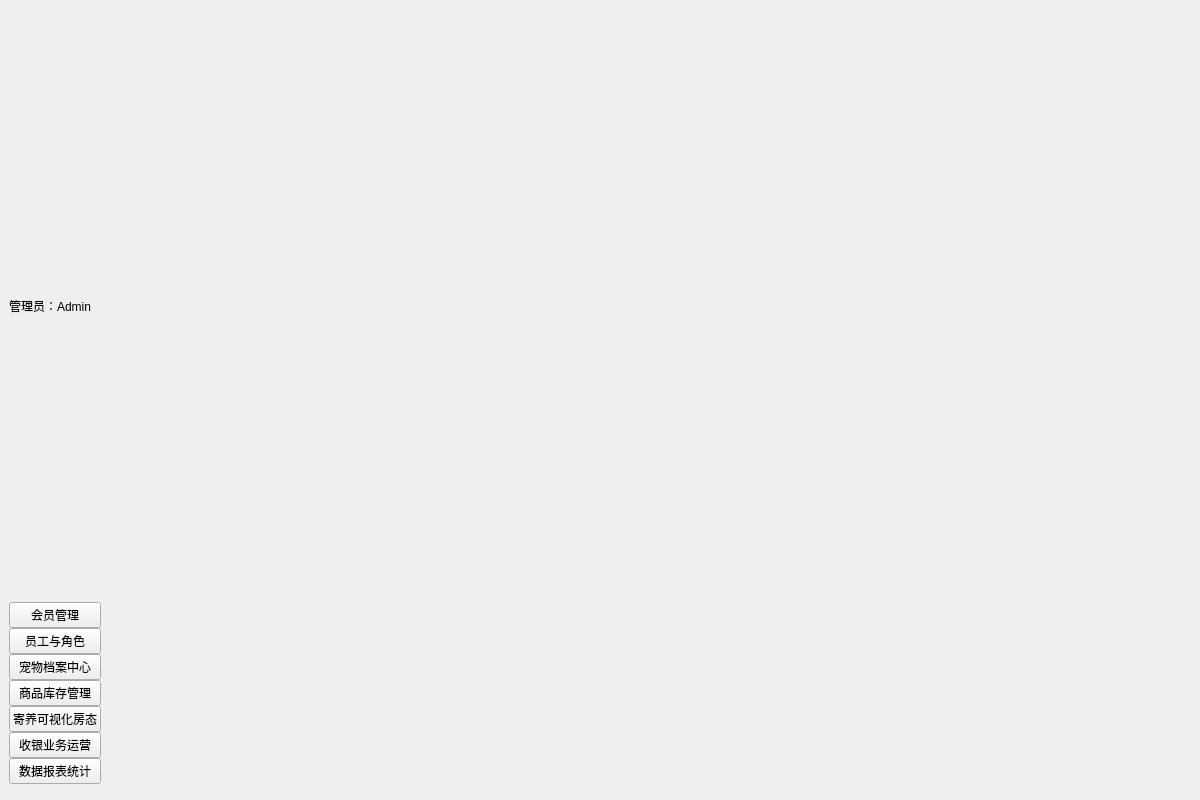
<?xml version="1.0" encoding="UTF-8"?>
<ui version="4.0">
 <class>MainWindow</class>
 <widget class="QMainWindow" name="MainWindow">
  <property name="geometry">
   <rect>
    <x>0</x>
    <y>0</y>
    <width>1200</width>
    <height>800</height>
   </rect>
  </property>
  <widget class="QWidget" name="centralwidget">
   <layout class="QHBoxLayout" name="mainLayout">
    <property name="spacing">
     <number>0</number>
    </property>
    <property name="leftMargin">
     <number>0</number>
    </property>
    <property name="topMargin">
     <number>0</number>
    </property>
    <property name="rightMargin">
     <number>0</number>
    </property>
    <property name="bottomMargin">
     <number>0</number>
    </property>
    <item>
     <widget class="QWidget" name="sidebar" native="true">
      <layout class="QVBoxLayout" name="sidebarLayout">
       <property name="spacing">
        <number>0</number>
       </property>
       <item>
        <widget class="QLabel" name="userNameLabel">
         <property name="text">
          <string>管理员：Admin</string>
         </property>
        </widget>
       </item>
       <item>
        <widget class="QPushButton" name="navMember">
         <property name="text">
          <string>会员管理</string>
         </property>
        </widget>
       </item>
       <item>
        <widget class="QPushButton" name="navRole">
         <property name="text">
          <string>员工与角色</string>
         </property>
        </widget>
       </item>
       <item>
        <widget class="QPushButton" name="navPet">
         <property name="text">
          <string>宠物档案中心</string>
         </property>
        </widget>
       </item>
       <item>
        <widget class="QPushButton" name="navProduct">
         <property name="text">
          <string>商品库存管理</string>
         </property>
        </widget>
       </item>
       <item>
        <widget class="QPushButton" name="navFoster">
         <property name="text">
          <string>寄养可视化房态</string>
         </property>
        </widget>
       </item>
       <item>
        <widget class="QPushButton" name="navOrder">
         <property name="text">
          <string>收银业务运营</string>
         </property>
        </widget>
       </item>
       <item>
        <widget class="QPushButton" name="navStats">
         <property name="text">
          <string>数据报表统计</string>
         </property>
        </widget>
       </item>
       <item>
        <spacer name="sidebarSpacer">
         <property name="orientation">
          <enum>Qt::Vertical</enum>
         </property>
        </spacer>
       </item>
      </layout>
     </widget>
    </item>
    <item>
     <widget class="QStackedWidget" name="stack"/>
    </item>
   </layout>
  </widget>
 </widget>
</ui>
